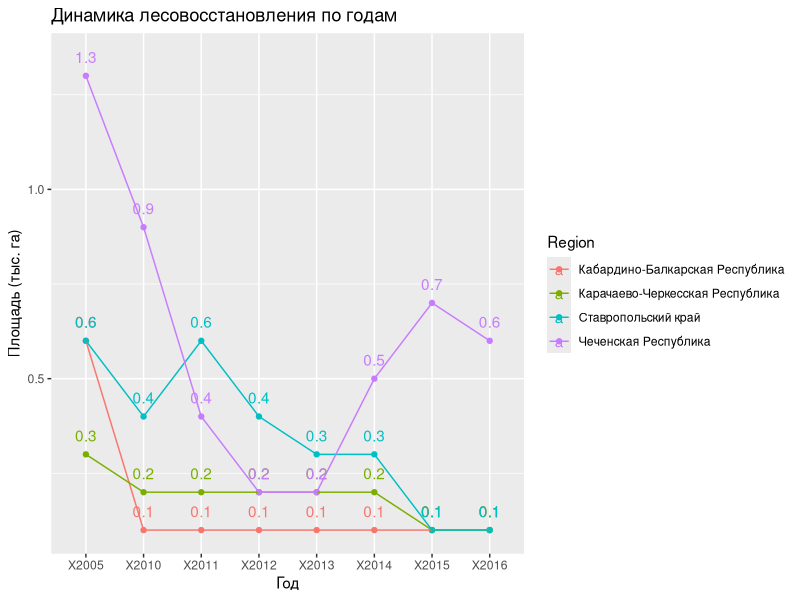
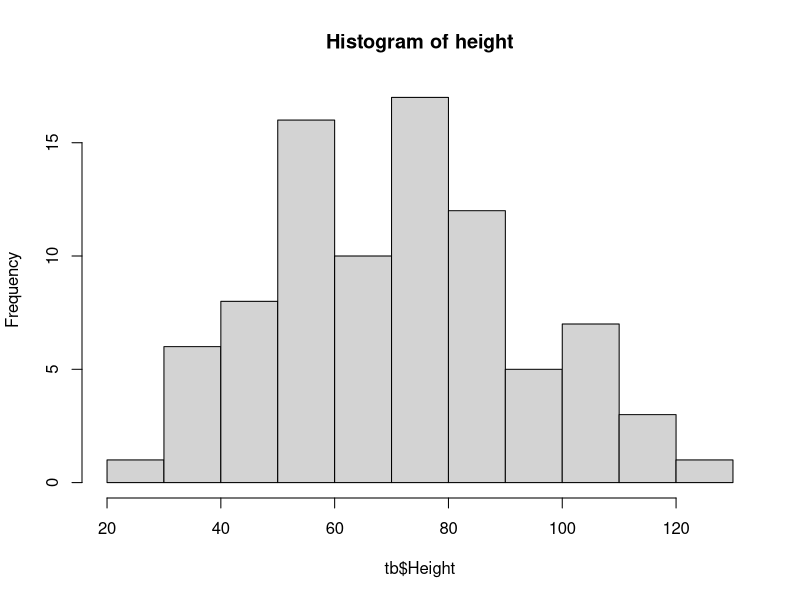
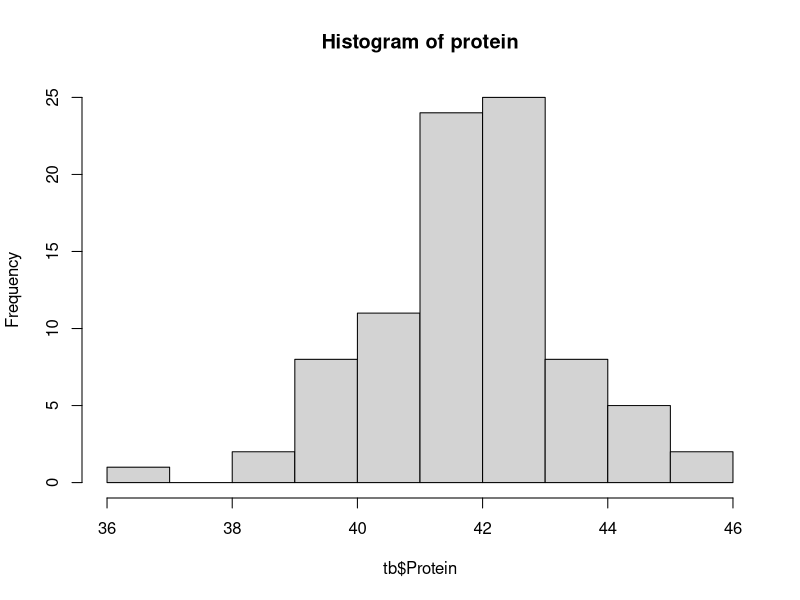
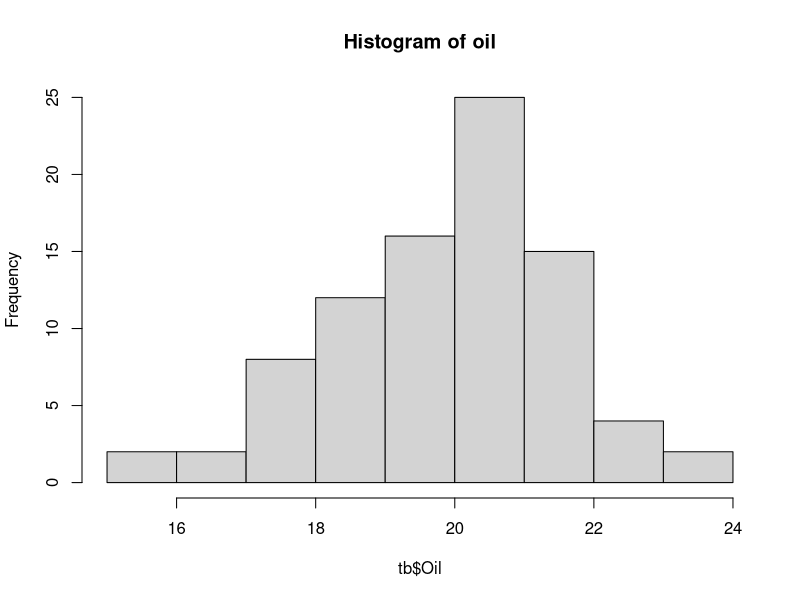
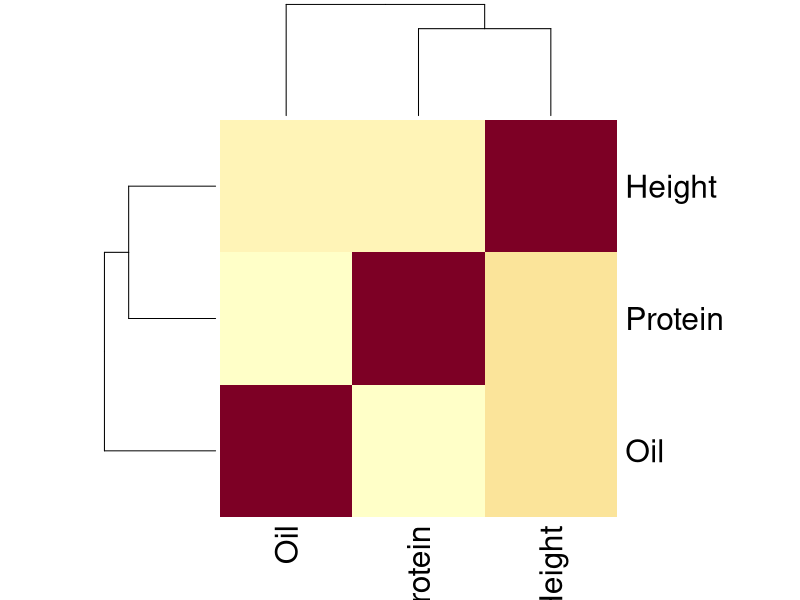

Write R code to recreate these figures, in order.
## ---- chunk 1
library(stringr)
library(ggplot2)
library(tidyr)

df <- read.csv("reforest.csv")
df[df == "-"] <- NA
df <- na.omit(df)
start <- which(df$Region == "Северо-Кавказский федеральный округ")
end <- which(df$Region == "Приволжский федеральный округ")
regions <- df[(start + 1):(end - 1), ]

regions[,3:9] <- sapply(regions[,3:9], as.numeric)

regions <- pivot_longer(regions, !Region, names_to = "year", values_to = "value")

g <- ggplot(regions, aes(year, value, group = Region, colour = Region)) +
  geom_point() +
  geom_line() +
  geom_text(aes(x = year, y = value, label = value), nudge_y = 0.05) +
  labs(x = "Год", y = "Площадь (тыс. га)", 
              title = "Динамика лесовосстановления по годам")

print(g)
## ---- chunk 2
library(ggplot2)
library(tidyr)

df <- read.csv("data2.csv")
df <- na.omit(df)
tb <- read.table("data1.txt", header = TRUE, skip = 1)
tb$X1 = NULL
tb <- na.omit(tb)


quality_signs_unf <- read.table("data1.txt", header = TRUE, skip = 1)
quality_signs <- quality_signs_unf[, colnames(quality_signs_unf)[2:5]] |> drop_na()

df <- pivot_longer(df, !X, names_to = "Sample", values_to = "Value") 
df <- pivot_wider(df, names_from = X, values_from = Value)

res <- merge(df, tb, by = "Sample")

knitr::kable(res, format="html")

## ---- chunk 3
hist(tb$Height, main = "Histogram of height")
## ---- chunk 4
hist(tb$Protein, main = "Histogram of protein")
## ---- chunk 5
hist(tb$Oil, main = "Histogram of oil")
## ---- chunk 6
quant_tb <- tb[, 2:4]
heatmap(cor(quant_tb))
